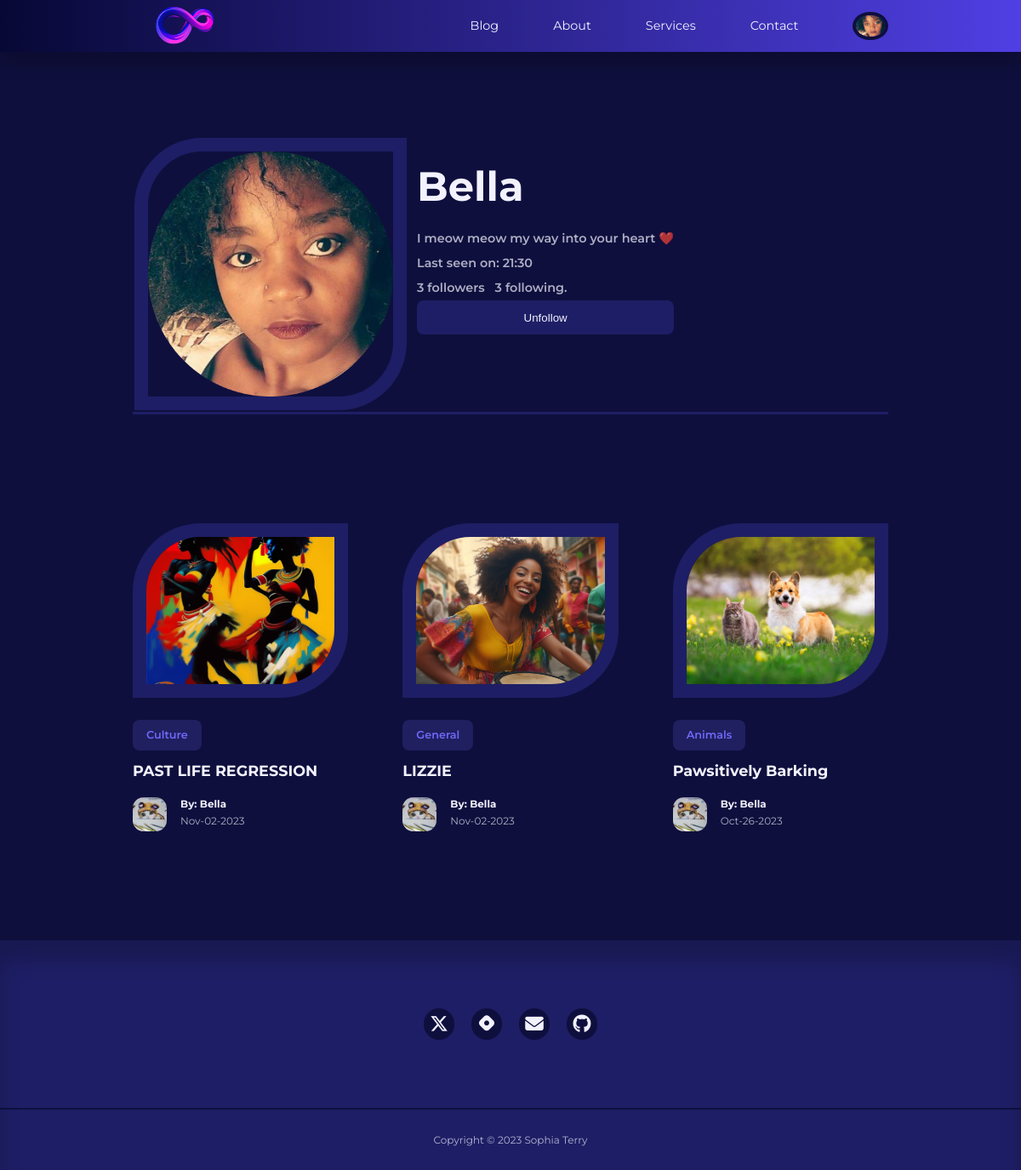
Screenshot of /user/Bella (signed in) with the database file from the repository.
### app/models.py (models this page shows, shortened)
class User(UserMixin, db.Model):
    id = db.Column(db.Integer, primary_key=True)
    username = db.Column(db.String(100), index=True, unique=True)
    email = db.Column(db.String(120), index=True, unique=True)
    password_hash = db.Column(db.String(128))
    picture = db.Column(db.String(120), nullable=True)
    posts = db.relationship('Post', backref='author', lazy='dynamic')
    about_me = db.Column(db.String(140))
    last_seen = db.Column(db.DateTime, default=datetime.utcnow)
    followed = db.relationship(
        'User', secondary=followers,
        primaryjoin=(followers.c.follower_id == id),
        secondaryjoin=(followers.c.followed_id == id),
        backref=db.backref('followers', lazy='dynamic'), lazy='dynamic'
    )
    def is_following(self, user):
        return self.followed.filter(
            followers.c.followed_id == user.id).count() > 0

class Post(db.Model):
    id = db.Column(db.Integer, primary_key=True)
    title = db.Column(db.String(120))
    content = db.Column(db.Text)
    image = db.Column(db.String(120), nullable=True)
    timestamp = db.Column(db.DateTime, index=True, default=datetime.utcnow)
    user_id = db.Column(db.Integer, db.ForeignKey('user.id', name='fk_user_id'))
    category_id = db.Column(db.Integer, db.ForeignKey('category.id', name='fk_category_id'))
    category = db.relationship('Category', backref=db.backref('posts', lazy=True))

class Category(db.Model):
    id = db.Column(db.Integer, primary_key=True)
    name = db.Column(db.String(20), unique=True, nullable=False)

### app/routes.py (the view)
@app.route('/user/<username>') #user
@login_required
def user(username):
    user = User.query.filter_by(username=username).first_or_404()
    page = request.args.get('page', 1, type=int)
    posts = user.posts.order_by(Post.timestamp.desc()).paginate(
        page=page, per_page=app.config['POSTS_PER_PAGE'], error_out=False)
    next_url = url_for('user', username=user.username, page=posts.next_num) \
        if posts.has_next else None
    prev_url = url_for('user', username=user.username, page=posts.prev_num) \
        if posts.has_prev else None
    authors = [post.author for post in posts]
    form = EmptyForm() # followers
    return render_template('user.html', user=user, posts=posts.items, authors=authors,
                            next_url=next_url, prev_url=prev_url, form=form)

### app/forms.py
class EmptyForm(FlaskForm):
    submit = SubmitField('Submit')

### app/models.py (called while the page is built)
@login.user_loader
def load_user(id):
    return User.query.get(int(id))

### app/routes.py (called while the page is built)
@app.before_request
def before_request():
    if current_user.is_authenticated:
        current_user.last_seen = datetime.utcnow()
        db.session.commit()

### app/templates/user.html (shortened to what this page needs)
{% extends "base.html" %}
{% block content %}
<div class="container profile__container">
    <table>
        <tr valign="top">
            <td>
                {% if current_user.picture %}
                <img class="display__pic" src="{{ url_for('static', filename='images/' + current_user.picture) }}">
                {% else %}
                <img src="{{ url_for('static', filename='/images/default_profile_pc.png') }}" alt="Default Image">
                {% endif %}
            </td>
            <td class="user__table">
                <h1>{{ user.username }}</h1>
                {% if user.about_me %}<p>{{ user.about_me }}</p>{% endif %}
                {% if user.last_seen %}<p>Last seen on: {{ user.last_seen.strftime('%H:%M') }}</p>{% endif %}
                <p>{{ user.followers.count() }} followers &nbsp; {{ user.followed.count() }} following.</p>
                {% if user == current_user %}
                <p>
                    <a class="link__button" href="{{ url_for('edit_profile') }}">Edit your profile</a>&nbsp;
                     <a class="link__button" href="{{ url_for('add_post') }}">Create post </a>
                </p>
                {% else %}
               <p>
                 <form action="{{ url_for('unfollow', username=user.username) }}" method="post">
                    {{ form.submit(value='Unfollow') }}
                </form>
              </p>
              {% endif %}
            </td>
        </tr>
    </table>
    </div>
 <div>
<section class="posts">
    <div class="container posts__container">
         {% for post in posts %}
        <article class="post">
            <div class="post__thumbnail">
                {% if post.image %}
                <img src="{{ url_for('static', filename='images/' + post.image) }}" alt="Post Image">
                {% else %}
                <img src="{{ url_for('static', filename='/images/blog18.jpg') }}" alt="Default Image">
                {% endif %}
            </div>
            <div class="post__info">
             <a href="{{ url_for('category', category_name=post.category.name) }}" class="category__button">{{ post.category.name}}</a>
                    <h3 class="post__title"><a href="{{ url_for('single_post', post_id=post.id) }}">{{ post.title }}</a></h3>
                    <div class="post__author">
                        <div class="post__author-avator">
                            {% set author = authors[loop.index0] %}
                            {% if current_user.is_authenticated %}
                            <img src="{{ url_for('static', filename='images/' + author.picture) }}" alt="avatar">
                            {% else %}
                            <img src="{{ url_for('static', filename='/images/default_profile_pc.png') }}" alt="Default Image">
                            {% endif %}
                        </div>
                        <div class="post__author-info">
                            <a href="{{ url_for('user', username=post.author.username) }}">
                            <h5>By: {{post.author.username }}</h5></a>
                            <small>{{ post.timestamp.strftime('%b-%d-%Y') }}</small>
                        </div>
                    </div>
                </div>
        </article>
        {% endfor %}
    </div>
</section>
</div>
{% endblock %}

### app/templates/base.html (shortened to what this page needs)
<!DOCTYPE html>
<html lang="en">
<head>
    <link rel="stylesheet" href="{{ url_for('static', filename='styles/styles.css')}}">
    <link rel="stylesheet" href="https://unicons.iconscout.com/release/v4.0.8/css/line.css">
</head>
<body>
    {% block navbar %}
    <nav>
        <div class="container nav__container">
            <a href="/index" class="nav__logo"><img src="/static/img/new-echo.png" class="nav-img" alt=""></a>
            <ul class="nav__items">
                <li><a href="{{ url_for('blog') }}">Blog</a></li>
                <li><a href="{{ url_for('index') }}">About</a></li>
                <li><a href="#">Services</a></li>
                <li><a href="#contact">Contact</a></li>
                {% if current_user.is_anonymous %}
                <li><a href="{{ url_for('signin') }}">Sign In</a></li>
                {% else %}
                <li class="nav__profile">
                    <div class="avatar">
                        <img src="{{ url_for('static', filename='images/' ~ current_user.picture) }}" alt="">
                    </div>
                        {% endif %}
                </li>
            </ul>
        </div>
    </nav>
    {% endblock %}
     {% block content %}
    {% endblock %}
    {% block footer %}
    <footer>
        <div id="contact" class="footer__socials">
            <a href="https://twitter.com/Mssophia_" target="_blank">
                </a>
            <a href="https://sophiaintech.hashnode.dev/" target="_blank">
                </a>
            <a href="mailto:sophiaterryyu@gmail.com">
                </a>
            <a href="https://github.com/terryyufei" target="_blank">
                </a>
        </div>
        <div class="footer__copyright">
            <small>Copyright &copy; 2023 Sophia Terry</small>
        </div>
    </footer>
    {% endblock %}
</body>
</html>

### app/static/styles/styles.css (style rules this page uses)
:root { --color-primary: #6f6af8; --color-primary-light: hsl(242, 91%, 69%, 18%); --color-primary-variant: #5854c7; --color-red: #da0f3f; --color-red-light: hsl(346, 87%, 46%, 15%); --color-green: #00c476; --color-green-light: hsl(156, 100%, 38%, 15%); --color-gray-900: #1e1e66; --color-gray-700: #2d2b7c; --color-gray-300: rgba(242, 242, 254, 0.3); --color-gray-200: rgba(242, 242, 254, 0.7); --color-white: #f2f2fe; --color-bg: #0f0f3e; --transition: all 300ms ease; --container-width-lg: 74%; --container-width-md: 88%; --form-width: 40%; --card-border-radius-1: 0.3rem; --card-border-radius-2: 0.5rem; --card-border-radius-3: 0.8rem; --card-border-radius-4: 2rem; --card-border-radius-5: 5rem; }
* { box-sizing: border-box; margin: 0; padding: 0; outline: 0; border: 0; appearance: 0; list-style: none; text-decoration: none; }
body { font-family: 'Montserrat', sans-serif; line-height: 1.6; color: var(--color-gray-200); overflow-x: hidden; background: var(--color-bg); font-size: 0.9rem; }
.container { width: var(--container-width-lg); max-width: 1800px; margin-inline: auto; }
section { margin-top: 3rem; width: 100vw; }
h1, h2, h3, h4, h5 { color: var(--color-white); line-height: 1.3; }
h1 { font-size: 3rem; margin: 1rem 0; }
h3 { font-size: 1.1rem; margin: 0.8rem 0 0.5rem; }
a { color: var(--color-white); transition: var(--transition); }
img { display: block; width: 100%; height: 100%; object-fit: cover; }
nav { background: linear-gradient(to right, hsl(240, 75%, 12%), hsl(246, 75%, 57%)); width: 100vw; height: 3.8rem; position: fixed; top: 0; z-index: 10; box-shadow: 0 1rem 1rem rgba(0, 0, 0, 0.2); }
.nav__container { height: 100%; display: flex; align-items: center; justify-content: space-between; }
.avatar { width: 2.6rem; height: 2.1rem; border-radius: 50%; overflow: hidden; border: 0.3rem solid var(--color-bg); }
.nav__logo { font-weight: 600; font-size: 1.2rem; }
.nav__items { display: flex; align-items: center; gap: 4rem; }
.nav__profile { position: relative; cursor: pointer; }
.category__button { background: var(--color-primary-light); color: var(--color-primary); display: inline-block; padding: 0.5rem 1rem; border-radius: var(--card-border-radius-2); font-weight: 600; font-size: 0.8rem; text-align: center; }
.post__thumbnail { border-radius: var(--card-border-radius-5) 0; border: 1rem solid var(--color-gray-900); overflow: hidden; margin-bottom: 1.6rem; height: 50%; }
.post__author { display: flex; gap: 1rem; margin-top: 1.2rem; }
.post__author-avator { width: 2.5rem; height: 2.5rem; border-radius: var(--card-border-radius-3); overflow: hidden; }
.posts__container { display: grid; grid-template-columns: repeat(3, 1fr); gap: 4rem; margin-bottom: 5rem; margin-top: 8rem; }
footer { background: var(--color-gray-900); padding: 5rem 0 0; box-shadow: inset 0 1.5rem 1.5rem rgba(0, 0, 0, 0.2); }
.footer__socials { margin-inline: auto; width: fit-content; margin-bottom: 5rem; display: flex; justify-content: space-between; align-items: center; gap: 1.2rem; }
.footer__socials a { background: var(--color-bg); border-radius: 50%; width: 2.3rem; height: 2.3rem; display: flex; align-items: center; justify-content: center; }
.footer__copyright { text-align: center; padding: 1.5rem 0; border-top: 2px solid var(--color-bg); margin-top: 4rem; }
form { display: flex; flex-direction: column; gap: 1rem; }
input, textarea, select { padding: 0.8rem 1.4rem; background: var(--color-gray-900); border-radius: var(--card-border-radius-2); resize: none; color: var(--color-white); }
.profile__container { margin-top: 10rem; border-bottom: 3px solid var(--color-gray-900); }
.display__pic { border-radius: var(--card-border-radius-5) 0; border: 1rem solid var(--color-gray-900); overflow: hidden; height: 20rem; width: 20rem; }
.user__table { padding: 10px; font-weight: 600; line-height: 2; }
.nav-img { height: 8rem; width: 8rem; margin-top: 5%; }

### rows the page displays
User: picture (picture)
User: username "Bella", about_me "I meow meow my way into your heart ❤️", last_seen "21:30"
Post: image (picture), category.name "Culture", title "PAST LIFE REGRESSION", picture (picture), author.username "Bella", timestamp "Nov-02-2023"
Post: image (picture), category.name "General", title "LIZZIE", picture (picture), author.username "Bella", timestamp "Nov-02-2023"
Post: image (picture), category.name "Animals", title "Pawsitively Barking", picture (picture), author.username "Bella", timestamp "Oct-26-2023"

### other values shown
{{ user.followers.count() }} "3"
{{ user.followed.count() }} "3"
